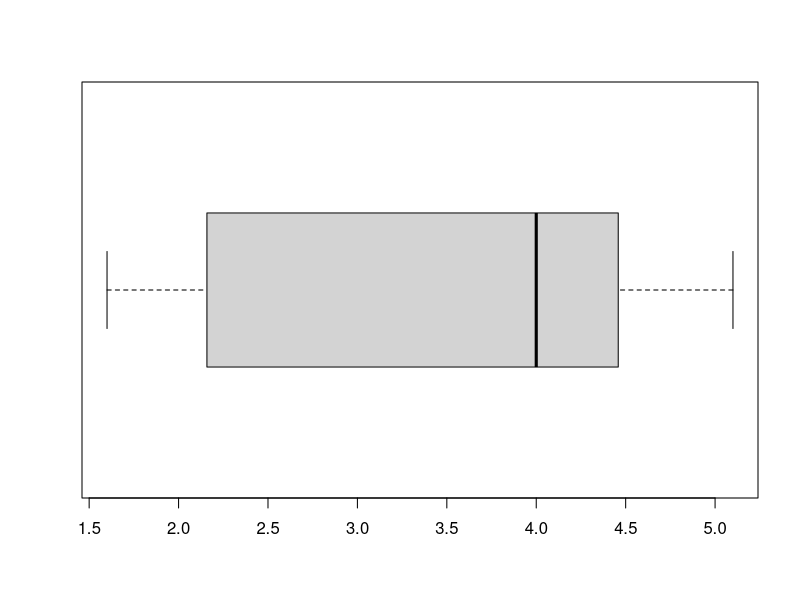
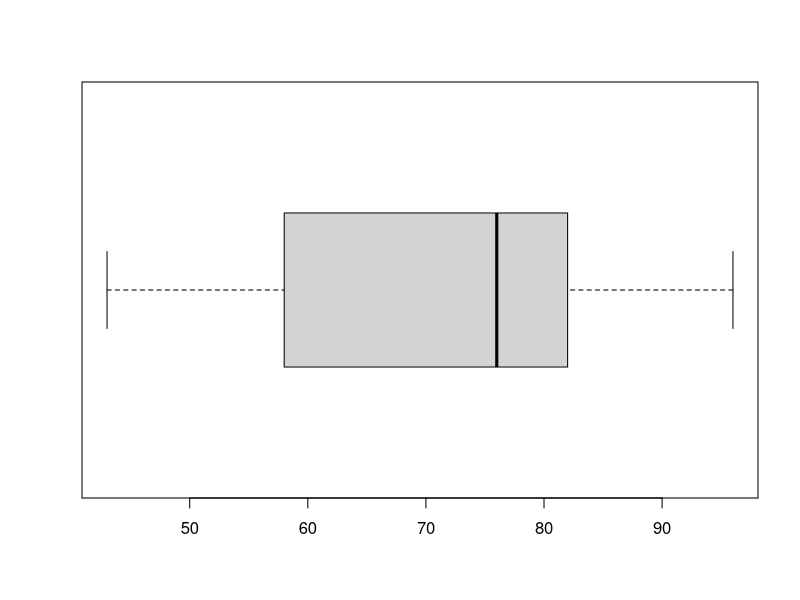
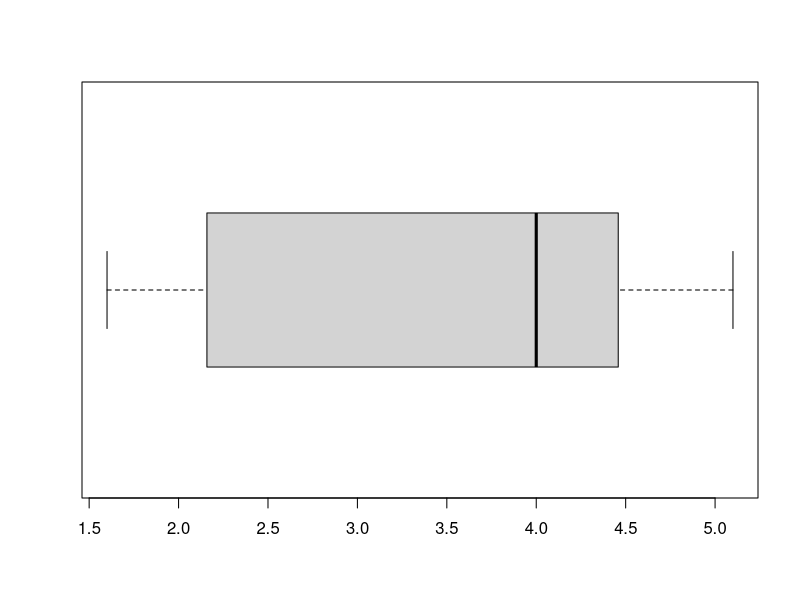
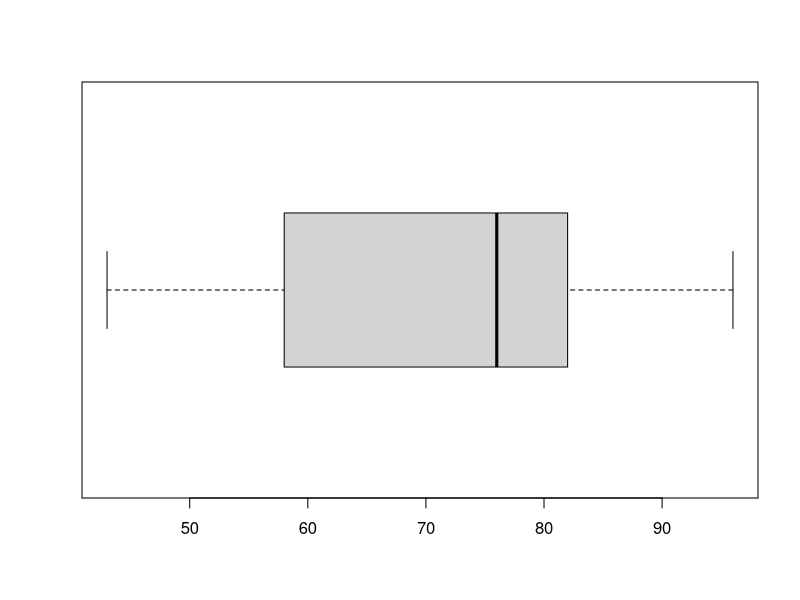

These figures' R source, in order:
###########################################################
#
# Copyright (C) 2012 by Chi Yau
# All rights reserved
#
# http://www.r-tutor.com
#


################################
# c08-s01
duration = faithful$eruptions
mean(duration)

# Ex
waiting = faithful$waiting
mean(waiting)



################################
# c08-s02
duration = faithful$eruptions
median(duration)

# Ex
waiting = faithful$waiting
median(waiting)



################################
# c08-s03
duration = faithful$eruptions
quantile(duration)

# Ex
waiting = faithful$waiting
quantile(waiting)



################################
# c08-s04
duration = faithful$eruptions
quantile(duration, c(.32, .57, .98))

# Ex
waiting = faithful$waiting
quantile(waiting, c(.17, .43, .67, .85))



################################
# c08-s05
duration = faithful$eruptions
max(duration) - min(duration)

# Ex
waiting = faithful$waiting
max(waiting) - min(waiting)



################################
# c08-s06
duration = faithful$eruptions
IQR(duration)

# Ex
waiting = faithful$waiting
IQR(waiting)



################################
# c08-s07
duration = faithful$eruptions
boxplot(duration, horizontal=TRUE)

# Ex
waiting = faithful$waiting
boxplot(waiting, horizontal=TRUE)



################################
# c08-s08
duration = faithful$eruptions
var(duration)

# Ex
waiting = faithful$waiting
var(waiting)



################################
# c08-s09
duration = faithful$eruptions
sd(duration)

# Ex
waiting = faithful$waiting
sd(waiting)



################################
# c08-s10
duration = faithful$eruptions
waiting = faithful$waiting
cov(duration, waiting)



################################
# c08-s11
duration = faithful$eruptions
waiting = faithful$waiting
cor(duration, waiting)



################################
# c08-s12
library(e1071) 
duration = faithful$eruptions
moment(duration, order=3, center=TRUE)

# Ex
waiting = faithful$waiting
moment(waiting, order=3, center=TRUE)


################################
# c08-s13
library(e1071) 
duration = faithful$eruptions
skewness(duration)

# Ex
waiting = faithful$waiting
skewness(waiting)



################################
# c08-s14
library(e1071) 
duration = faithful$eruptions
kurtosis(duration)

# Ex
waiting = faithful$waiting
kurtosis(waiting)


################################
# figures

# numerical-measures4x
png(file="numerical-measures4x.png", width=450, height=450)
duration = faithful$eruptions
boxplot(duration, horizontal=TRUE)
dev.off()

# numerical-measures4xz
png(file="numerical-measures4xz.png", width=450, height=450)
waiting = faithful$waiting
boxplot(waiting, horizontal=TRUE)
dev.off()



